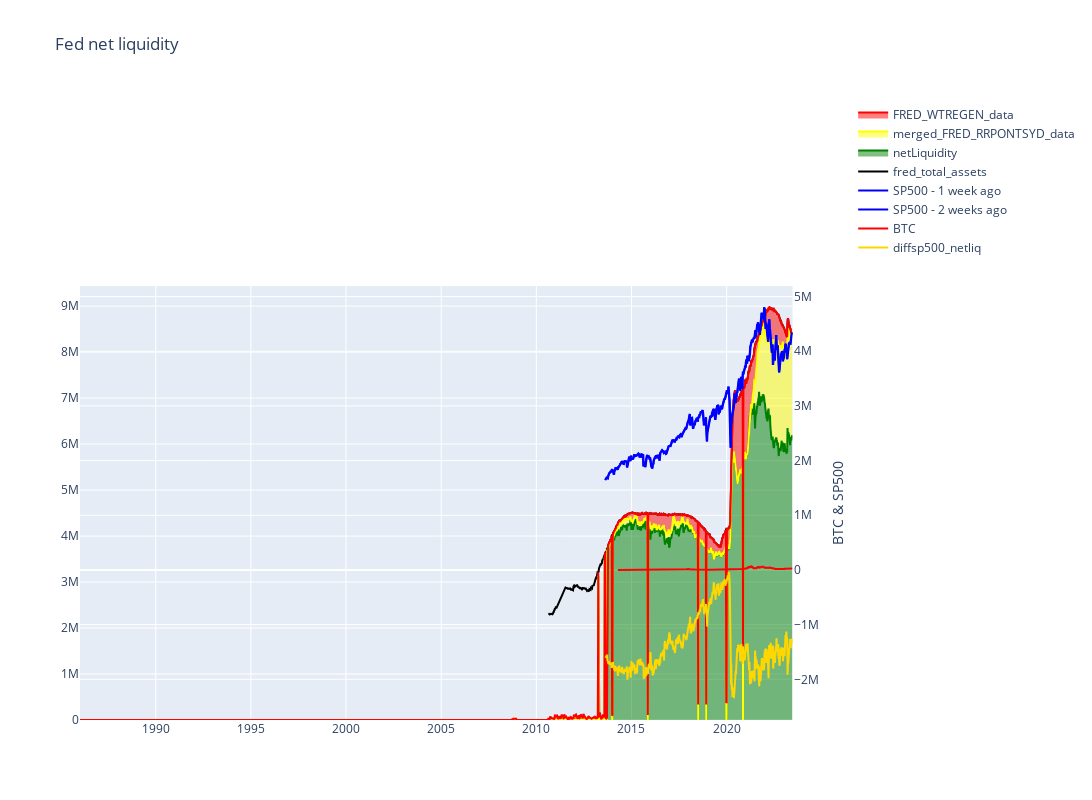

Notebook cell for this chart:
### Code cell
from plotly.subplots import make_subplots


# # # start - plot fed net liquidity! # # #

fig_net_liq = make_subplots(specs=[[{"secondary_y": True}]])

fig_net_liq.add_trace(
    go.Scatter(
        x=dfdiffsp500_netliq.index,
        y=dfdiffsp500_netliq["diff"],
        name="diffsp500_netliq",
        mode='lines',
        marker=dict(
            # size=16,
            color="gold",  # set color equal to a variable
            # colorscale='Viridis', # one of plotly colorscales
            # showscale=True
        ), 
    ), 
    secondary_y=True,
)


fig_net_liq.add_trace(
    go.Scatter(
        x=btcusd_data.index,
        y=btcusd_data['Last'],
        name="BTC",
        mode='lines',
        marker=dict(
            # size=16,
            color="red",  # set color equal to a variable
            # colorscale='Viridis', # one of plotly colorscales
            # showscale=True
        ), 
    ), 
    secondary_y=True,
)

fig_net_liq.add_trace(
    go.Scatter(
        x=data_SP500_2weeksback.index,
        y=data_SP500_2weeksback.values,
        name="SP500 - 2 weeks ago",
        mode='lines',
        marker=dict(
            # size=16,
            color="blue",  # set color equal to a variable
            # colorscale='Viridis', # one of plotly colorscales
            # showscale=True
        ), 
    ), 
    secondary_y=True,
)


fig_net_liq.add_trace(
    go.Scatter(
        x=data_SP500_1weekback.index,
        y=data_SP500_1weekback.values,
        name="SP500 - 1 week ago",
        mode='lines',
        marker=dict(
            # size=16,
            color="blue",  # set color equal to a variable
            # colorscale='Viridis', # one of plotly colorscales
            # showscale=True
        ), 
    ), 
    secondary_y=True,
)

fig_net_liq.add_trace(go.Scatter(x=fred_total_assets.index, y=fred_total_assets["0"],
                    mode='lines',
                    name='fred_total_assets',
                    marker=dict(
                        color="black"
                        ),
                    )
                )

fig_net_liq.update_layout(yaxis=dict(domain=[0, 0.7]) )

fig_net_liq.add_trace(go.Scatter(x=netLiquidity.index, y=netLiquidity.values, stackgroup='one', #fill='tonexty',
                    mode='lines',
                    name='netLiquidity',
                    marker=dict(
                        color="green"
                        )
                    )
                )

fig_net_liq.add_trace(go.Scatter(x=merged_FRED_RRPONTSYD_data.index, y=merged_FRED_RRPONTSYD_data["0"], stackgroup='one', #fill='tonexty',
                    mode='lines',
                    name='merged_FRED_RRPONTSYD_data',
                    marker=dict(
                        color="yellow"
                        )
                    )
                )

fig_net_liq.add_trace(go.Scatter(x=FRED_WTREGEN_data.index, y=FRED_WTREGEN_data["0"], stackgroup='one', #fill='tonexty',
                    mode='lines',
                    name='FRED_WTREGEN_data',
                    marker=dict(
                        color="red"
                        ),
                    )
                )

fig.add_shape(type='line',
                x0=FRED_WTREGEN_data.index[0],
                y0=1250000,
                x1=FRED_WTREGEN_data.index[-1],
                y1=1250000,
                line=dict(color='Red',),
                xref='x',
                yref='y'
)
fig.add_shape(type='line',
                x0=FRED_WTREGEN_data.index[0],
                y0=300000,
                x1=FRED_WTREGEN_data.index[-1],
                y1=300000,
                line=dict(color='Red',),
                xref='x',
                yref='y'
)
                
fig_net_liq.update_layout(
    title="Fed net liquidity",
    autosize=False,
    width=int(1400/1),
    height=int(800/1),
)
fig_net_liq.update_yaxes(title_text="BTC & SP500", secondary_y=True)

### Figure 1 — Plotly figure (JSON) as saved in the notebook; plotly's stock layout.template omitted (floating-point values rounded to 4 significant figures; data arrays with more than 128 entries replaced by an {"elided": "..."} marker saying what was removed)
{"data": [{"marker": {"color": "gold"}, "mode": "lines", "name": "diffsp500_netliq", "type": "scatter", "x": {"elided": "963 str values"}, "xaxis": "x", "y": {"elided": "963 float values"}, "yaxis": "y2"}, {"marker": {"color": "red"}, "mode": "lines", "name": "BTC", "type": "scatter", "x": {"elided": "3327 str values"}, "xaxis": "x", "y": {"elided": "3327 float values"}, "yaxis": "y2"}, {"marker": {"color": "blue"}, "mode": "lines", "name": "SP500 - 2 weeks ago", "type": "scatter", "x": {"elided": "463 str values"}, "xaxis": "x", "y": {"elided": "463 float values"}, "yaxis": "y2"}, {"marker": {"color": "blue"}, "mode": "lines", "name": "SP500 - 1 week ago", "type": "scatter", "x": {"elided": "463 str values"}, "xaxis": "x", "y": {"elided": "463 float values"}, "yaxis": "y2"}, {"marker": {"color": "black"}, "mode": "lines", "name": "fred_total_assets", "type": "scatter", "x": {"elided": "670 str values"}, "y": {"elided": "670 int values"}}, {"marker": {"color": "green"}, "mode": "lines", "name": "netLiquidity", "stackgroup": "one", "type": "scatter", "x": {"elided": "503 str values"}, "y": {"elided": "503 int values"}}, {"marker": {"color": "yellow"}, "mode": "lines", "name": "merged_FRED_RRPONTSYD_data", "stackgroup": "one", "type": "scatter", "x": {"elided": "1954 str values"}, "y": {"elided": "1954 float values"}}, {"marker": {"color": "red"}, "mode": "lines", "name": "FRED_WTREGEN_data", "stackgroup": "one", "type": "scatter", "x": {"elided": "670 str values"}, "y": {"elided": "670 float values"}}], "layout": {"autosize": false, "height": 800, "title": {"text": "Fed net liquidity"}, "width": 1400, "xaxis": {"anchor": "y", "domain": [0, 0.94]}, "yaxis": {"anchor": "x", "domain": [0, 0.7]}, "yaxis2": {"anchor": "x", "overlaying": "y", "side": "right", "title": {"text": "BTC & SP500"}}}}
